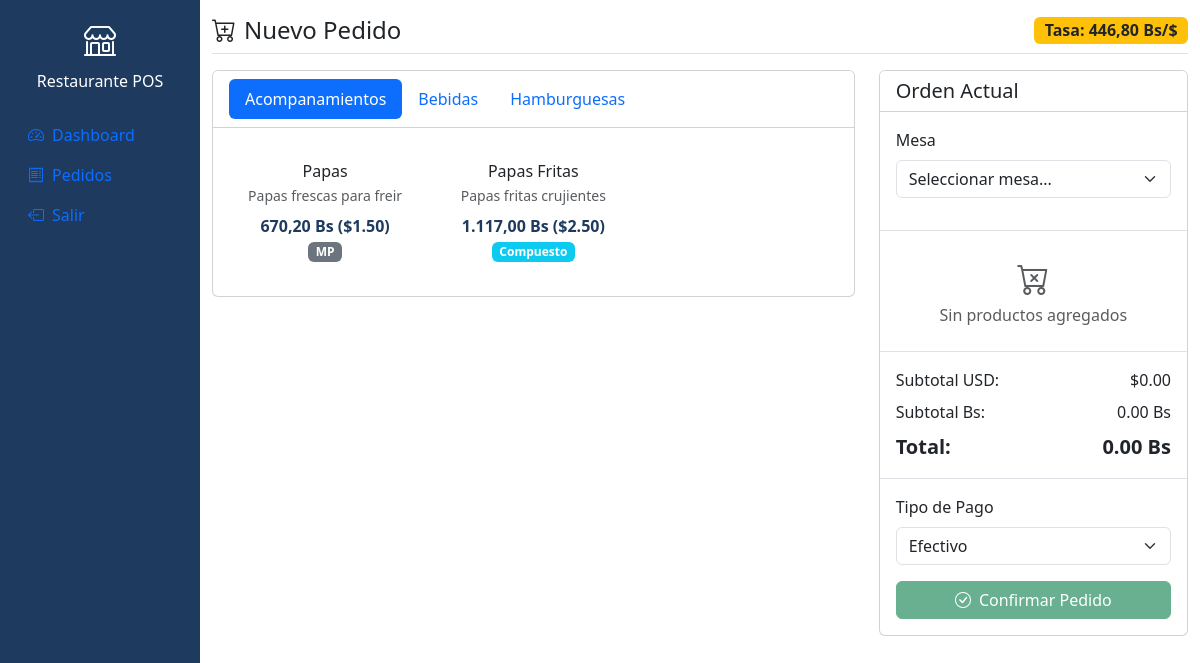
Page /public/pedidos/nuevo.php (signed in) on the committed database.
### tables this page shows
CREATE TABLE IF NOT EXISTS configuracion (
    id INT UNSIGNED AUTO_INCREMENT PRIMARY KEY,
    clave VARCHAR(50) NOT NULL UNIQUE,
    valor TEXT,
    descripcion VARCHAR(255) DEFAULT NULL,
    created_at TIMESTAMP DEFAULT CURRENT_TIMESTAMP,
    updated_at TIMESTAMP DEFAULT CURRENT_TIMESTAMP ON UPDATE CURRENT_TIMESTAMP
);

CREATE TABLE IF NOT EXISTS productos (
    id INT UNSIGNED AUTO_INCREMENT PRIMARY KEY,
    nombre VARCHAR(150) NOT NULL,
    descripcion TEXT,
    precio_base_usd DECIMAL(10,2) NOT NULL DEFAULT 0.00,
    tipo_producto ENUM('terminado', 'compuesto', 'materia_prima') NOT NULL,
    unidad_medida VARCHAR(20) DEFAULT 'unidad',
    stock_actual DECIMAL(10,3) DEFAULT 0,
    stock_minimo DECIMAL(10,3) DEFAULT 0,
    categoria_id INT UNSIGNED,
    imagen VARCHAR(255) DEFAULT NULL,
    estado ENUM('activo', 'inactivo') DEFAULT 'activo',
    created_at TIMESTAMP DEFAULT CURRENT_TIMESTAMP,
    updated_at TIMESTAMP DEFAULT CURRENT_TIMESTAMP ON UPDATE CURRENT_TIMESTAMP,
    FOREIGN KEY (categoria_id) REFERENCES categorias(id) ON DELETE SET NULL
);

CREATE TABLE IF NOT EXISTS categorias (
    id INT UNSIGNED AUTO_INCREMENT PRIMARY KEY,
    nombre VARCHAR(100) NOT NULL,
    tipo ENUM('comida', 'bebida', 'postre', 'otro') NOT NULL,
    estado ENUM('activo', 'inactivo') DEFAULT 'activo',
    created_at TIMESTAMP DEFAULT CURRENT_TIMESTAMP,
    updated_at TIMESTAMP DEFAULT CURRENT_TIMESTAMP ON UPDATE CURRENT_TIMESTAMP
);

### app/config/config.php (called while the page is built, shortened)
<?php
function getTasaCambio() {
    $db = getDB();
    $stmt = $db->prepare("SELECT valor FROM configuracion WHERE clave = 'tasa_cambio_dia'");
    $stmt->execute();
    $result = $stmt->fetch();
    return $result ? floatval($result['valor']) : 0;
}
function formatearPrecio($precioBs, $precioUsd = null, $incluirUsd = true) {
    $tasa = getTasaCambio();
    $bs = number_format($precioBs, 2, ',', '.');
    if ($precioUsd !== null && $incluirUsd) {
        return "{$bs} Bs (\${$precioUsd})";
    }
    return "{$bs} Bs";
}

### public/pedidos/nuevo.php (the view, shortened to what this page needs)
<?php
require_once __DIR__ . '/../../app/config/config.php';
$db = getDB();
$tasa = getTasaCambio();
$productos = $db->query("
    SELECT p.*, c.nombre as categoria_nombre
    FROM productos p
    LEFT JOIN categorias c ON p.categoria_id = c.id
    WHERE p.estado = 'activo'
    ORDER BY c.nombre, p.nombre
")->fetchAll();
$productosPorCategoria = [];
foreach ($productos as $p) {
    $cat = $p['categoria_nombre'] ?? 'Sin categoría';
    if (!isset($productosPorCategoria[$cat])) {
        $productosPorCategoria[$cat] = [];
    }
    $productosPorCategoria[$cat][] = $p;
}
?>
<!DOCTYPE html>
<html lang="es">
<head>
    <link href="https://cdn.jsdelivr.net/npm/bootstrap@5.3.2/dist/css/bootstrap.min.css" rel="stylesheet">
    <link rel="stylesheet" href="https://cdn.jsdelivr.net/npm/bootstrap-icons@1.11.1/font/bootstrap-icons.css">
</head>
<body>
    <div class="container-fluid">
        <div class="row">
            <nav class="col-md-2 d-md-block sidebar collapse show" id="sidebarMenu">
                <div class="position-sticky pt-3">
                    <div class="text-center mb-4">
                        <i class="bi bi-shop" style="font-size: 2rem; color: white;"></i>
                        <h6 class="text-white mt-2"><?php echo APP_NAME; ?></h6>
                    </div>
                    <ul class="nav flex-column">
                        <li class="nav-item"><a class="nav-link" href="/restaurant-pos/public/dashboard/index.php"><i class="bi bi-speedometer2 me-2"></i>Dashboard</a></li>
                        <li class="nav-item"><a class="nav-link active" href="/restaurant-pos/public/pedidos/index.php"><i class="bi bi-receipt me-2"></i>Pedidos</a></li>
                        <li class="nav-item"><a class="nav-link" href="/restaurant-pos/app/controllers/auth/logout.php"><i class="bi bi-box-arrow-left me-2"></i>Salir</a></li>
                    </ul>
                </div>
            </nav>
            <main class="col-md-10">
                <div class="d-flex justify-content-between flex-wrap flex-md-nowrap align-items-center pt-3 pb-2 mb-3 border-bottom">
                    <div><h4 class="mb-0"><i class="bi bi-cart-plus me-2"></i>Nuevo Pedido</h4></div>
                    <div class="badge bg-warning text-dark fs-6">Tasa: <?php echo number_format($tasa, 2, ',', '.'); ?> Bs/$</div>
                </div>
                <div class="row g-4">
                    <div class="col-lg-8">
                        <div class="card">
                            <div class="card-header bg-white">
                                <ul class="nav nav-pills" id="categoryTabs" role="tablist">
                                    <?php $first = true; foreach ($productosPorCategoria as $cat => $prods): ?>
                                    <li class="nav-item">
                                        <button class="nav-link <?php echo $first ? 'active' : ''; ?>" data-bs-toggle="pill" data-bs-target="#cat-<?php echo md5($cat); ?>"><?php echo $cat; ?></button>
                                    </li>
                                    <?php $first = false; endforeach; ?>
                                </ul>
                            </div>
                            <div class="card-body">
                                <div class="tab-content" id="categoryTabsContent">
                                    <?php $first = true; foreach ($productosPorCategoria as $cat => $prods): ?>
                                    <div class="tab-pane fade <?php echo $first ? 'show active' : ''; ?>" id="cat-<?php echo md5($cat); ?>">
                                        <div class="row g-3">
                                            <?php foreach ($prods as $p):
                                                $precioBs = $p['precio_base_usd'] * $tasa;
                                            ?>
                                            <div class="col-md-4 col-sm-6">
                                                <div class="card product-card h-100" onclick="agregarProducto(<?php echo htmlspecialchars(json_encode($p)); ?>)">
                                                    <div class="card-body text-center">
                                                        <h6 class="mb-1"><?php echo $p['nombre']; ?></h6>
                                                        <p class="text-muted small mb-2"><?php echo $p['descripcion'] ?? ''; ?></p>
                                                        <div class="price"><?php echo formatearPrecio($precioBs, $p['precio_base_usd']); ?></div>
                                                        <?php if ($p['tipo_producto'] == 'compuesto'): ?>
                                                        <small class="badge bg-info mt-1">Compuesto</small>
                                                        <?php elseif ($p['tipo_producto'] == 'materia_prima'): ?>
                                                        <small class="badge bg-secondary mt-1">MP</small>
                                                        <?php endif; ?>
                                                    </div>
                                                </div>
                                            </div>
                                            <?php endforeach; ?>
                                        </div>
                                    </div>
                                    <?php $first = false; endforeach; ?>
                                </div>
                            </div>
                        </div>
                    </div>
                    <div class="col-lg-4">
                        <div class="card sticky-top" style="top: 20px;">
                            <div class="card-header bg-white">
                                <h5 class="mb-0">Orden Actual</h5>
                            </div>
                            <div class="card-body p-0">
                                <form id="formPedido" method="POST" action="/restaurant-pos/app/controllers/pedidos/guardar.php">
                                    <div class="mb-3 p-3">
                                        <label class="form-label">Mesa</label>
                                        <select name="mesa_id" class="form-select" required>
                                            <option value="">Seleccionar mesa...</option>
                                        </select>
                                    </div>
                                    <div id="itemsOrden" class="border-top border-bottom" style="max-height: 300px; overflow-y: auto;">
                                        <div class="text-center text-muted py-4" id="emptyOrder">
                                            <i class="bi bi-cart-x" style="font-size: 2rem;"></i>
                                            <p class="mb-0">Sin productos agregados</p>
                                        </div>
                                    </div>
                                    <div class="p-3">
                                        <div class="d-flex justify-content-between mb-2">
                                            <span>Subtotal USD:</span>
                                            <span id="subtotalUsd">$0.00</span>
                                        </div>
                                        <div class="d-flex justify-content-between mb-2">
                                            <span>Subtotal Bs:</span>
                                            <span id="subtotalBs">0.00 Bs</span>
                                        </div>
                                        <div class="d-flex justify-content-between fw-bold fs-5">
                                            <span>Total:</span>
                                            <span id="totalOrden">0.00 Bs</span>
                                        </div>
                                    </div>
                                    <div class="p-3 border-top">
                                        <div class="mb-3">
                                            <label class="form-label">Tipo de Pago</label>
                                            <select name="tipo_pago" class="form-select">
                                                <option value="efectivo">Efectivo</option>
                                            </select>
                                        </div>
                                        <button type="submit" class="btn btn-success w-100" id="btnPagar" disabled>
                                            <i class="bi bi-check-circle me-2"></i>Confirmar Pedido
                                        </button>
                                    </div>
                                </form>
                            </div>
                        </div>
                    </div>
                </div>
            </main>
        </div>
    </div>
</body>
</html>

### public/pedidos/nuevo.php (style rules this page uses)
:root { --primary: #1e3a5f; --secondary: #2d5a87; --accent: #ff6b35; }
.sidebar { min-height: 100vh; background: var(--primary); }
.product-card { cursor: pointer; transition: all 0.2s; border: 2px solid transparent; }
.product-card .price { color: var(--primary); font-weight: bold; }

### rows in the picture
configuracion: valor "446,80"
productos: categoria.nombre "Hamburguesas"
productos: nombre "Papas", descripcion "Papas frescas para freir", precio_base_usd "670,20 Bs ($1.50)", tipo_producto "MP"
productos: nombre "Papas Fritas", descripcion "Papas fritas crujientes", precio_base_usd "1.117,00 Bs ($2.50)", tipo_producto "Compuesto"

### other values in the picture
APP_NAME "Restaurante POS"
$cat "Acompanamientos"
$cat "Bebidas"
